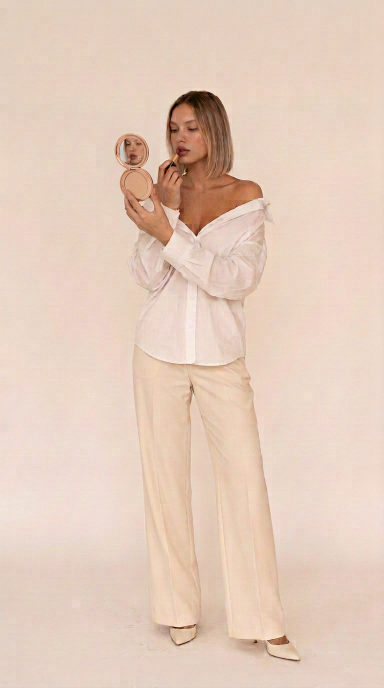
#> input picture assets/venus-fullbody-compact-mirror.png, 768 x 1376 px (shown at 1/2 size)
$ python prepare_venus_compact_cutout.py
#> lines starting #> are read from the running program, lines starting #| are printed output that depends on the picture; after the words box and inside, x2 and y2 are one past the last pixel; in counts of white or black regions, pixels touching at a corner belong together
"""Create a transparent full-length cutout; preserve all generated RGB pixels."""
from pathlib import Path
import cv2
import numpy as np
from PIL import Image, ImageFilter
ROOT=Path(__file__).resolve().parents[1]
im=Image.open(ROOT/'assets/venus-fullbody-compact-mirror.png').convert('RGB')
#> im is the input picture: PIL image 768x1376 RGB; mean R, G, B 228.5, 204.2, 188.1
rgb=np.asarray(im);h,w=rgb.shape[:2]
#> after `h, w = rgb.shape[:2]`: h = 1376; w = 768
assert (w,h)==(768,1376)
# Approximate the subject, mirror and lipstick; GrabCut refines the boundary.
poly=np.array([
 (330,207),(343,192),(365,181),(390,179),(415,183),(440,195),(454,214),(462,239),
 (467,275),(468,310),(466,343),(496,352),(518,364),(535,385),(547,416),
 (547,449),(541,476),(533,506),(519,538),(500,580),(492,627),(489,675),
 (498,713),(504,753),(513,815),(521,876),(531,947),(541,1015),(551,1090),
 (560,1170),(566,1232),(577,1270),(594,1286),(604,1308),(604,1327),
 (585,1330),(559,1323),(535,1311),(516,1294),(508,1271),
 (497,1216),(488,1156),(478,1094),(466,1025),(454,960),(441,892),(427,831),
 (413,790),(391,759),(377,751),(384,810),(391,886),(398,960),(406,1031),
 (413,1108),(415,1174),(414,1228),(406,1269),(393,1283),(376,1292),(354,1298),
 (339,1294),(329,1281),(322,1259),(315,1227),(308,1177),(303,1123),
 (295,1050),(288,982),(280,910),(272,839),(265,772),(263,726),(267,687),
 (267,660),(260,633),(256,606),(253,573),(253,542),(258,517),(264,495),
 (266,478),(259,466),(258,451),(259,436),(263,424),(261,413),(258,391),
 (252,369),(237,365),(224,356),(219,341),(218,320),(216,294),(218,274),
 (224,264),(238,259),(255,258),(275,259),(291,266),(300,277),(303,295),
 (305,318),(303,339),(298,355),(287,365),(289,385),(291,405),
 (286,418),(286,427),(295,411),(301,392),(306,375),(311,359),(316,342),
 (325,323),(333,311),(330,291),(329,268),(329,239)
],np.int32)
seed=np.zeros((h,w),np.uint8);cv2.fillPoly(seed,[poly],255)
#> after `cv2.fillPoly(seed, [poly], 255)`:
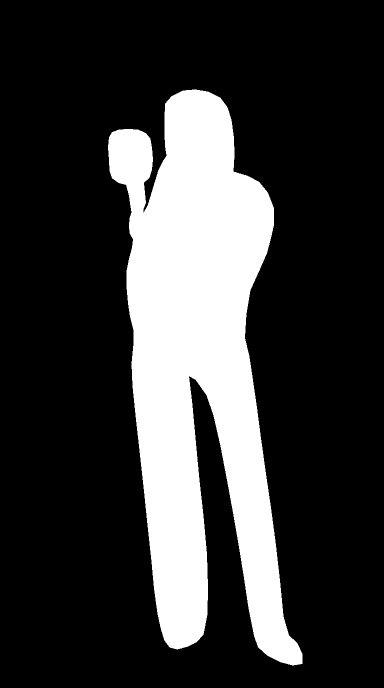
#> seed: shape (1376, 768) (shown at 1/2 size); 22.4% white; 1 white region, box (x1, y1, x2, y2) and area: (216, 179, 605, 1331) 237076
k=lambda n:cv2.getStructuringElement(cv2.MORPH_ELLIPSE,(n,n))
inner=cv2.erode(seed,k(27)); outer=cv2.dilate(seed,k(21))
mask=np.full((h,w),cv2.GC_PR_BGD,np.uint8);mask[seed>0]=cv2.GC_PR_FGD
mask[outer==0]=cv2.GC_BGD;mask[inner>0]=cv2.GC_FGD
# Keep the mirror's face and centre of the clothing (which resembles the backdrop).
cv2.ellipse(mask,(262,302),(18,22),0,0,360,cv2.GC_FGD,-1)
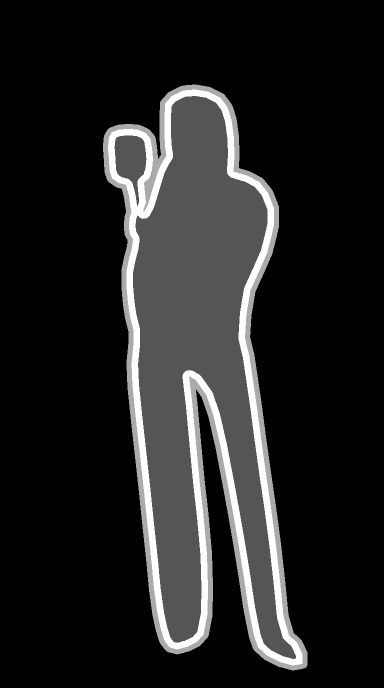
#> mask: shape (1376, 768) (shown at 1/2 size); min 0, max 3, mean 0.405; drawn with min black and max white
cv2.ellipse(mask,(272,370),(17,20),0,0,360,cv2.GC_FGD,-1)
#> mask: shape (1376, 768); 0.06% of pixels changed, all inside (x1, y1, x2, y2) = (255, 353, 290, 391)
# Background between the legs and beside the compact must not inherit the old mirror seed.
cv2.fillPoly(mask,[np.array([(389,935),(402,950),(411,990),(415,1040),(417,1110),(416,1170),(407,1187),(403,1150),(400,1080),(396,1010)],np.int32)],cv2.GC_BGD)
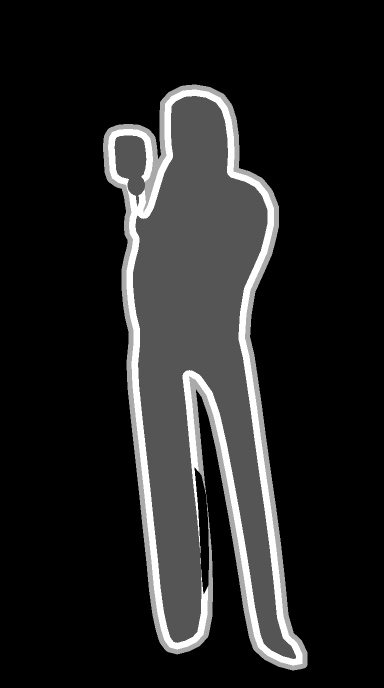
#> mask: shape (1376, 768) (shown at 1/2 size); min 0, max 3, mean 0.394; drawn with min black and max white
cv2.fillPoly(mask,[np.array([(226,330),(238,336),(243,351),(241,362),(232,354)],np.int32)],cv2.GC_BGD)
#> mask: shape (1376, 768); 0.03% of pixels changed, all inside (x1, y1, x2, y2) = (226, 330, 244, 363)
cv2.grabCut(cv2.cvtColor(rgb,cv2.COLOR_RGB2BGR),mask,None,np.zeros((1,65),np.float64),np.zeros((1,65),np.float64),6,cv2.GC_INIT_WITH_MASK)
a=np.where((mask==cv2.GC_FGD)|(mask==cv2.GC_PR_FGD),255,0).astype('uint8')
count,labels,stats,_=cv2.connectedComponentsWithStats(a,8)
#> count = 2
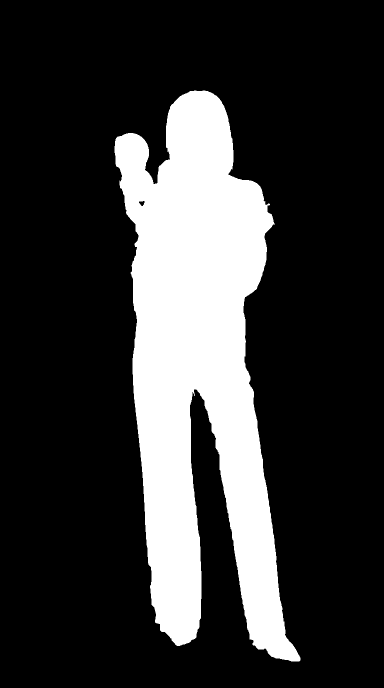
#> a: shape (1376, 768) (shown at 1/2 size); 21.5% white; 1 white region, box (x1, y1, x2, y2) and area: (229, 181, 601, 1323) 227086
main=1+np.argmax(stats[1:,cv2.CC_STAT_AREA]);a=np.where(labels==main,255,0).astype('uint8')
#> after `main = 1 + np.argmax(stats[1:, cv2.CC_STAT_AREA])`: main = 1
a=Image.fromarray(a).filter(ImageFilter.GaussianBlur(.8))
#> a: PIL image 768x1376 L
im.putalpha(a);im=im.crop((195,160,620,1345))
#> after `im.putalpha(a)`:
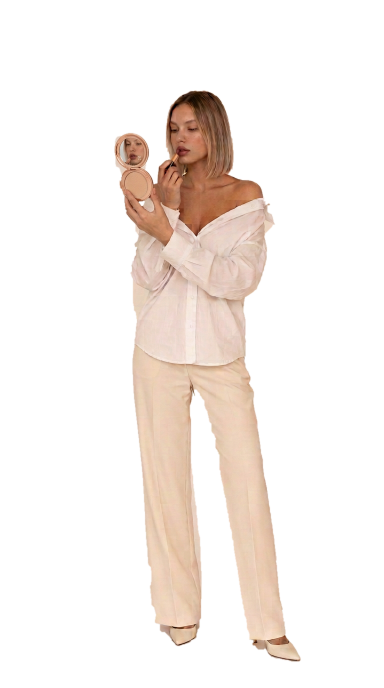
#> im: PIL image 768x1376 RGBA (shown at 1/2 size); mean R, G, B, A 228.5, 204.2, 188.1, 54.8; transparent parts drawn white
#> after `im = im.crop((195, 160, 620, 1345))`:
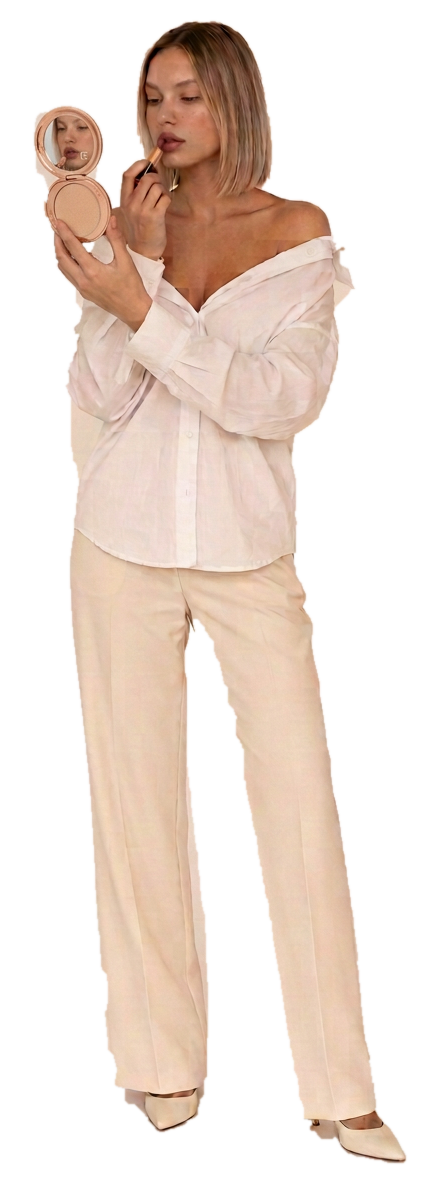
#> im: PIL image 425x1185 RGBA; mean R, G, B, A 223.8, 196.3, 177.8, 115; transparent parts drawn white
im.save(ROOT/'assets/venus-fullbody-compact-transparent.png')
print('Cutout:', im.size, im.getbbox())
#| Cutout: (425, 1185) (32, 19, 408, 1165)
